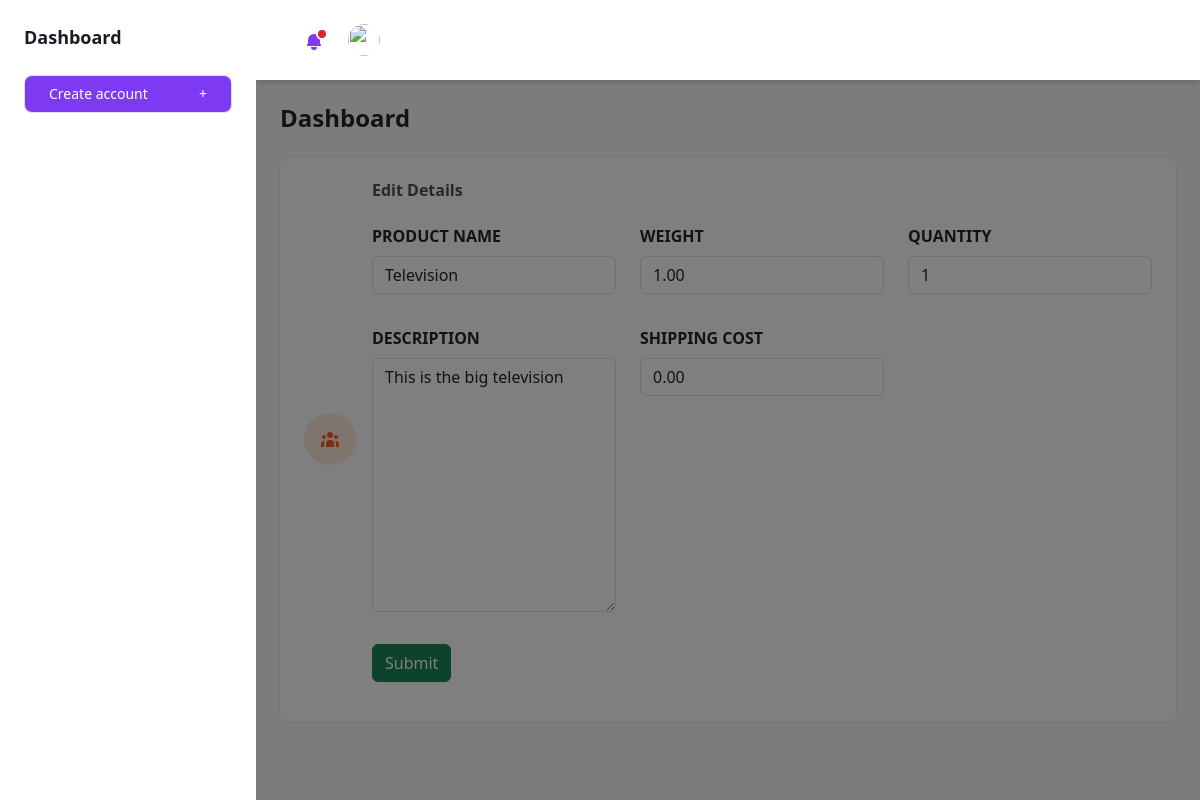
/edith/7/item (signed in), run on the app's committed database.
### base/models.py (models this page shows, shortened)
class Item(models.Model):
    receiver = models.ForeignKey(Delivery, on_delete=models.CASCADE, null=True)
    product_name = models.CharField(max_length=255)
    weight = models.DecimalField(default=1.0, decimal_places=2, max_digits=300)
    quantity = models.IntegerField(default=1, null=True)
    description = models.TextField(max_length=255, null=True, blank=True)
    shipping_cost= models.DecimalField(default=0.0, max_digits=10000, decimal_places=2)

### base/views.py (the view)
# urls.py: path('edith/<str:pk>/item', views.editItem, name="edit-item"),
@login_required(login_url='login')
def editItem(request, pk):
    item = Item.objects.get(id=pk)
    form = ItemForm(instance=item)
    edit = True
    if request.method == 'POST':
        form = ItemForm(request.POST, instance=item)
        if form.is_valid:
            save = form.save()
            return redirect('edit', pk=item.receiver.id)
    return render(request, 'dashboard/add-edit-item.html', {'form': form})

### base/form.py
class ItemForm(ModelForm):
    class Meta:
        model = Item
        fields = '__all__'
        exclude = ['receiver']

### templates/dashboard/add-edit-item.html (shortened to what this page needs)
{%  load static %}
{% load widget_tweaks %}
<!DOCTYPE html>
<html :class="{ 'theme-dark': dark }" x-data="data()" lang="en">
  <head>
    <link
      href="https://cdn.jsdelivr.net/npm/bootstrap@5.3.1/dist/css/bootstrap.min.css"
      rel="stylesheet"
    />
    <link rel="stylesheet" href="{% static 'assets/css/tailwind.output.css' %}" />
    <link
      rel="stylesheet"
      href="https://cdnjs.cloudflare.com/ajax/libs/Chart.js/2.9.3/Chart.min.css"
    />
  </head>
  <body>
    <div
      class="flex h-screen bg-gray-50 dark:bg-gray-900"
      :class="{ 'overflow-hidden': isSideMenuOpen }"
    >
      <aside
        class="z-20 hidden w-64 overflow-y-auto bg-white dark:bg-gray-800 md:block flex-shrink-0"
      >
        <div class="py-4 text-gray-500 dark:text-gray-400">
          <a
            class="ml-6 text-lg font-bold text-gray-800 dark:text-gray-200"
            href="{% url 'dashboard' %}"
          >
            Dashboard
          </a>
          <div class="px-6 my-6">
            <a href="{% url 'add-client' %}" class="nav-link">
                <button
              class="flex items-center justify-between w-full px-4 py-2 text-sm font-medium leading-5 text-white transition-colors duration-150 bg-purple-600 border border-transparent rounded-lg active:bg-purple-600 hover:bg-purple-700 focus:outline-none focus:shadow-outline-purple"
            >
              Create account
              <span class="ml-2" aria-hidden="true">+</span>
            </button>
            </a>
          </div>
        </div>
      </aside>
      <div
        x-show="isSideMenuOpen"
        x-transition:enter="transition ease-in-out duration-150"
        x-transition:enter-start="opacity-0"
        x-transition:enter-end="opacity-100"
        x-transition:leave="transition ease-in-out duration-150"
        x-transition:leave-start="opacity-100"
        x-transition:leave-end="opacity-0"
        class="fixed inset-0 z-10 flex items-end bg-black bg-opacity-50 sm:items-center sm:justify-center"
      ></div>
      <div class="flex flex-col flex-1 w-full">
        <header class="z-10 py-4 bg-white shadow-md dark:bg-gray-800">
          <div
            class="container flex items-center justify-between h-full px-6 mx-auto text-purple-600 dark:text-purple-300"
          >
            <ul class="flex items-center flex-shrink-0 space-x-6">
              <li class="relative">
                <button
                  class="relative align-middle rounded-md focus:outline-none focus:shadow-outline-purple"
                  @click="toggleNotificationsMenu"
                  @keydown.escape="closeNotificationsMenu"
                  aria-label="Notifications"
                  aria-haspopup="true"
                >
                  <svg
                    class="w-5 h-5"
                    aria-hidden="true"
                    fill="currentColor"
                    viewBox="0 0 20 20"
                  >
                    <path
                      d="M10 2a6 6 0 00-6 6v3.586l-.707.707A1 1 0 004 14h12a1 1 0 00.707-1.707L16 11.586V8a6 6 0 00-6-6zM10 18a3 3 0 01-3-3h6a3 3 0 01-3 3z"
                    ></path>
                  </svg>
                  <span
                    aria-hidden="true"
                    class="absolute top-0 right-0 inline-block w-3 h-3 transform translate-x-1 -translate-y-1 bg-red-600 border-2 border-white rounded-full dark:border-gray-800"
                  ></span>
                </button>
              </li>
              <li class="relative">
                <button
                  class="align-middle rounded-full focus:shadow-outline-purple focus:outline-none"
                  @click="toggleProfileMenu"
                  @keydown.escape="closeProfileMenu"
                  aria-label="Account"
                  aria-haspopup="true"
                >
                  <img
                    class="object-cover w-8 h-8 rounded-full"
                    src="https://images.unsplash.com/photo-1502378735452-bc7d86632805?ixlib=rb-0.3.5&q=80&fm=jpg&crop=entropy&cs=tinysrgb&w=200&fit=max&s=aa3a807e1bbdfd4364d1f449eaa96d82"
                    alt=""
                    aria-hidden="true"
                  />
                </button>
              </li>
            </ul>
          </div>
        </header>
        <main class="h-full overflow-y-auto">
          <div class="container px-6 mx-auto grid">
            <h2
              class="my-6 text-2xl font-semibold text-gray-700 dark:text-gray-200"
            >
              Dashboard
            </h2>
            <div class="grid gap-6 mb-8 md:grid-cols xl:grid-cols">
              <div
                class="flex items-center p-4 bg-white rounded-lg shadow-xs dark:bg-gray-800"
              >
                <div
                  class="p-3 mr-4 text-orange-500 bg-orange-100 rounded-full dark:text-orange-100 dark:bg-orange-500"
                >
                </div>
                <div>
                  <h1
                    class="mb-2 fw-bold font-medium text-gray-600 dark:text-gray-400"
                  >
                    Edit {{client.receivers_name}} Details
                  </h1>
                  <form action="" method="post" class="mt-2">
                    <p
                    class="text-lg font-semibold text-gray-700 dark:text-gray-200"
                  >
                    <div class="row">
                    {% for field in form %}
                        <div class="col-4 my-3">
                      <label for="fname" class="form-label text-uppercase fw-bold">{{field.label}}</label>
                     {{field|add_class:"form-control"}}
                    </div>
                        {% endfor %}
                  </div>
                  {% if edit %}
                    <div class="col-12 my-3">
                    <button type="submit" class="btn btn-success">
                      Update
                    </button>
                  </div>
                {% else %}
                <div class="col-12 my-3">
                    <button type="submit" class="btn btn-success">
                      Submit
                    </button>
                  </div>
                  {% endif %}
                  </p>
                  </form>
                </div>
              </div>
            </div>
          </div>
        </main>
      </div>
    </div>
  </body>
</html>

### data on the page
Item: form "Television" "1.00" "1" "This is the big television" "0.00"

### other printed values
{{ field.label }} "PRODUCT NAME" "WEIGHT" "QUANTITY" "DESCRIPTION" "SHIPPING COST"
